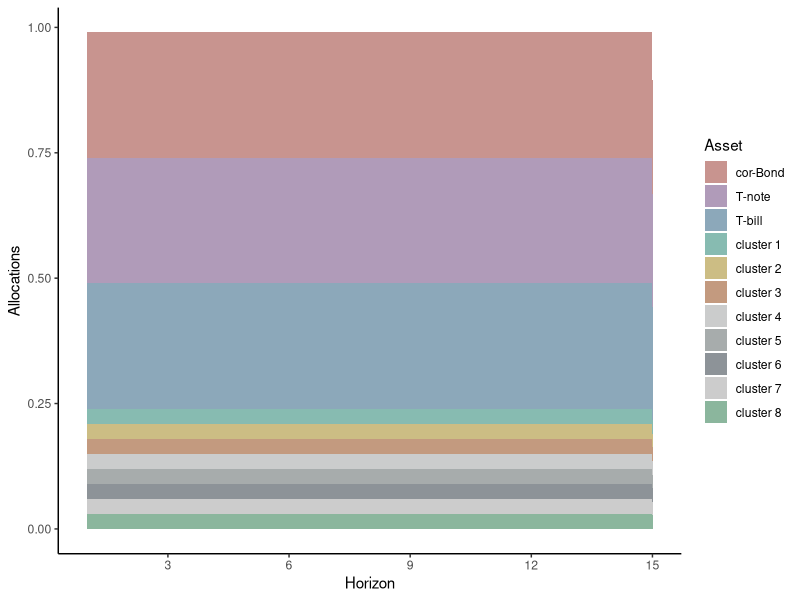
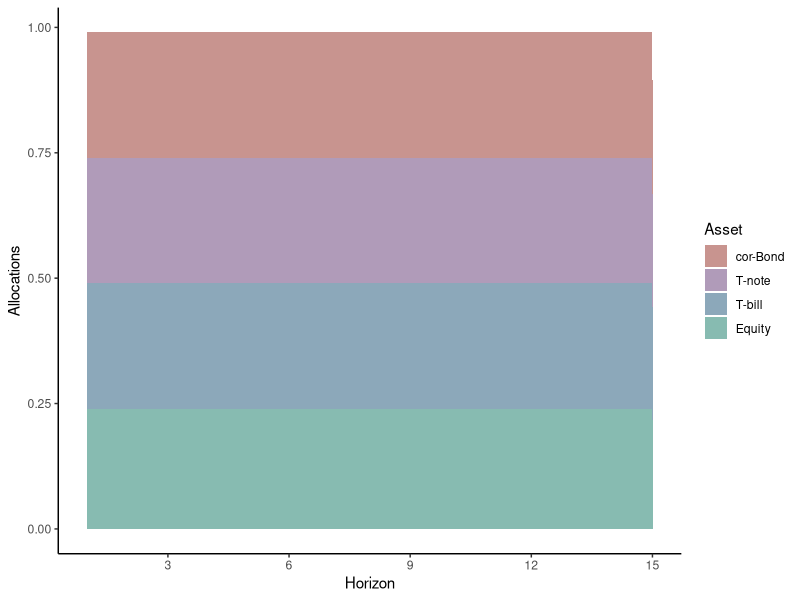
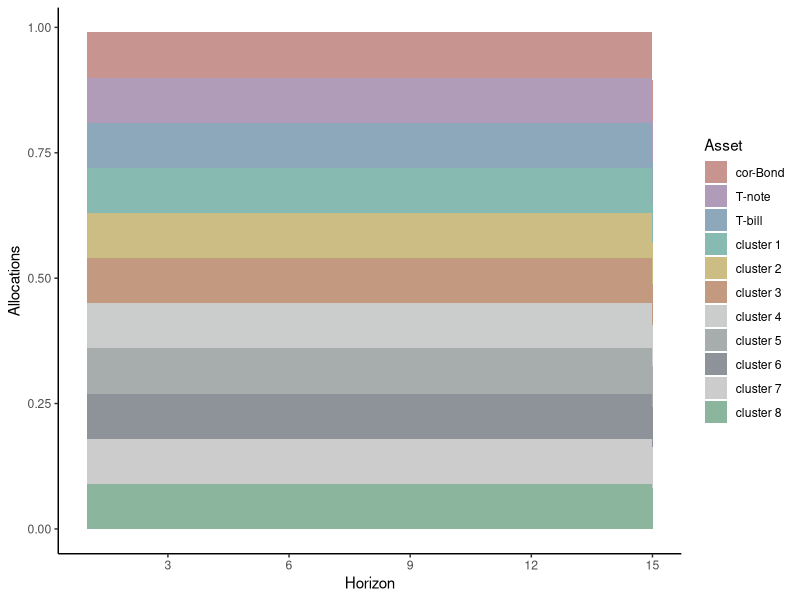
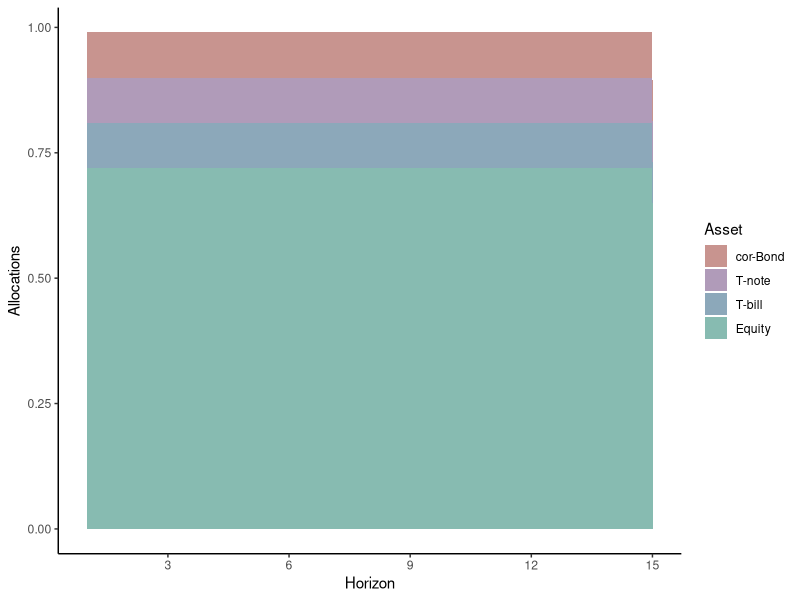

These charts were generated, in order, by the following R code:
#load packages

library(ggplot2)
library(dplyr)

#=============== Section 1: load all asset allocations ========

#=============== Section 2: load graph functions ========

allocations_graphs <- function(allocations,horizons){
  
  colnames(allocations) <- c("cor-Bond", "T-note", "T-bill",
                             "cluster 1","cluster 2","cluster 3",
                             "cluster 4","cluster 5","cluster 6",
                             "cluster 7","cluster 8")
  
  allocations_graph <- cbind(horizons,stack(allocations[1:ncol(allocations)]))
  colnames(allocations_graph) = cbind('Horizon', 'Allocations', 'Asset')
  allocations_graph$Asset <- factor(allocations_graph$Asset , levels=c("cor-Bond", "T-note", "T-bill",
                                                                       "cluster 1","cluster 2","cluster 3",
                                                                       "cluster 4","cluster 5","cluster 6",
                                                                       "cluster 7","cluster 8"))
  
  # stacked area chart
  ggplot(allocations_graph, aes(x=Horizon, y=Allocations, fill=Asset)) + 
    geom_area(alpha=0.5 , size=.5)+
    theme_classic()+
    scale_x_continuous(breaks = c(3,6,9,12,15))+
    #scale_fill_brewer(palette="RdGy")
    scale_fill_manual(values=c("#922B21", "#633974", "#1A5276",
                                "#117864", "#9A7D0A", "#873600",
                                "#979A9A", "#515A5A", "#1C2833",
                                "#999999", "#196F3D"))
}

allocations_graphs_equitySummed <- function(allocations,horizons){
  
  colnames(allocations) <- c("cor-Bond", "T-note", "T-bill",
                             "cluster 1","cluster 2","cluster 3",
                             "cluster 4","cluster 5","cluster 6",
                             "cluster 7","cluster 8")
  
  allocations[,'Equity'] <- apply(allocations[,c("cluster 1","cluster 2","cluster 3",
                                                 "cluster 4","cluster 5","cluster 6",
                                                 "cluster 7","cluster 8")],1,sum)
  allocations <- allocations[,c("cor-Bond", "T-note", "T-bill","Equity")]
  allocations_graph <- cbind(horizons,stack(allocations[1:ncol(allocations)]))
  colnames(allocations_graph) = cbind('Horizon', 'Allocations', 'Asset')
  allocations_graph$Asset <- factor(allocations_graph$Asset , levels=c("cor-Bond", "T-note", "T-bill",
                                                                       "Equity"))
  
  # stacked area chart
  ggplot(allocations_graph, aes(x=Horizon, y=Allocations, fill=Asset)) + 
    geom_area(alpha=0.5 , size=.5)+
    theme_classic()+
    scale_x_continuous(breaks = c(3,6,9,12,15))+
    #scale_fill_brewer(palette="RdGy")
    scale_fill_manual(values=c("#922B21", "#633974", "#1A5276",
                               "#117864"))
}

assets <- c( "Tbill_return","Tnote_return","corBond_return",
             "cluster_return_1","cluster_return_2","cluster_return_3",
             "cluster_return_4","cluster_return_5","cluster_return_6",
             "cluster_return_7","cluster_return_8")

#=============== Section 3: 1 over N allocation, with equal weight across asset classes ========

bond_allocations <- as.data.frame(matrix(round(1/4,2),nrow=15,ncol=3))
equity_allocations <- as.data.frame(matrix(round(0.25/8,2),nrow=15,ncol=8))

oneOverN_allocation_equityFair <- cbind(bond_allocations,equity_allocations)
colnames(oneOverN_allocation_equityFair) <- assets

horizons=1:15
allocations_graphs(oneOverN_allocation_equityFair,horizons)

horizons=1:15
allocations_graphs_equitySummed(oneOverN_allocation_equityFair,horizons)

#=============== Section 4: 1 over N allocation, with equal weight across all assets ========

oneOverN_allocation <- as.data.frame(matrix(round(1/length(assets),2),nrow=15,ncol=11))
colnames(oneOverN_allocation) <- assets

horizons=1:15
allocations_graphs(oneOverN_allocation,horizons)

horizons=1:15
allocations_graphs_equitySummed(oneOverN_allocation,horizons)

#=============== Section 4: other asset allocations ==========================================